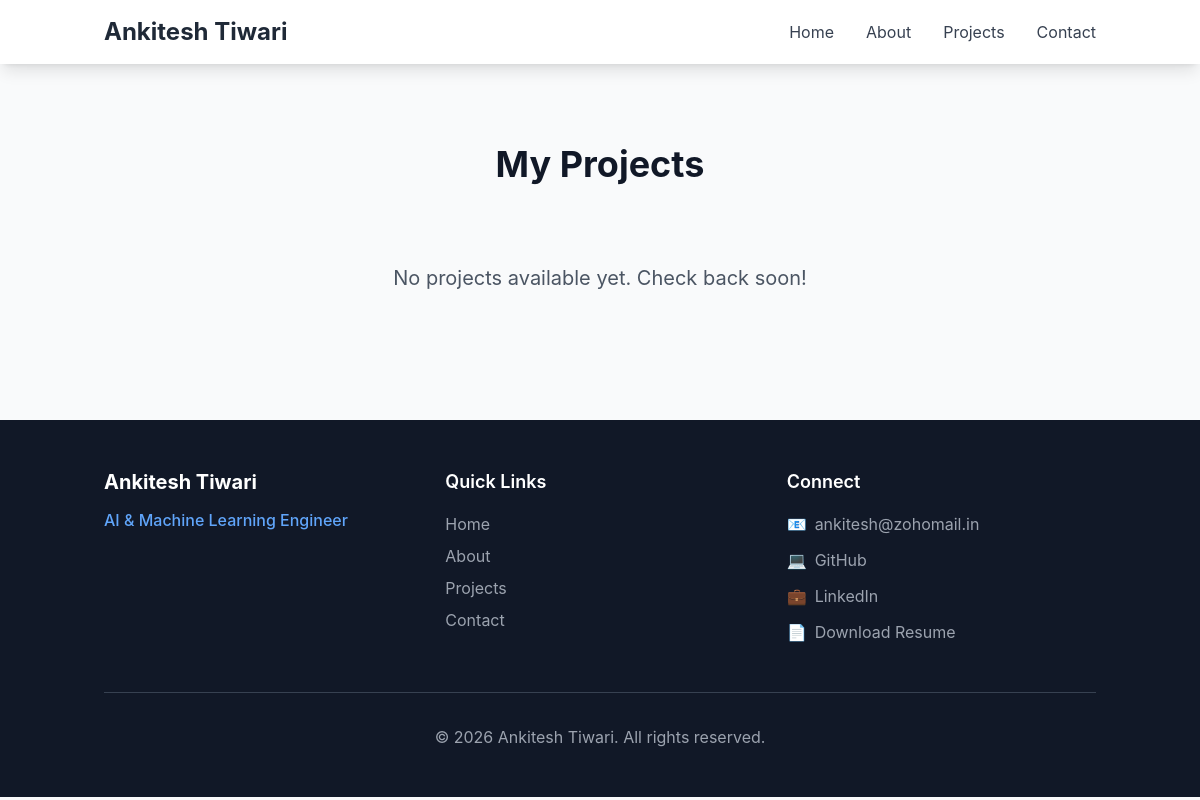
The app's page /projects/, older data.
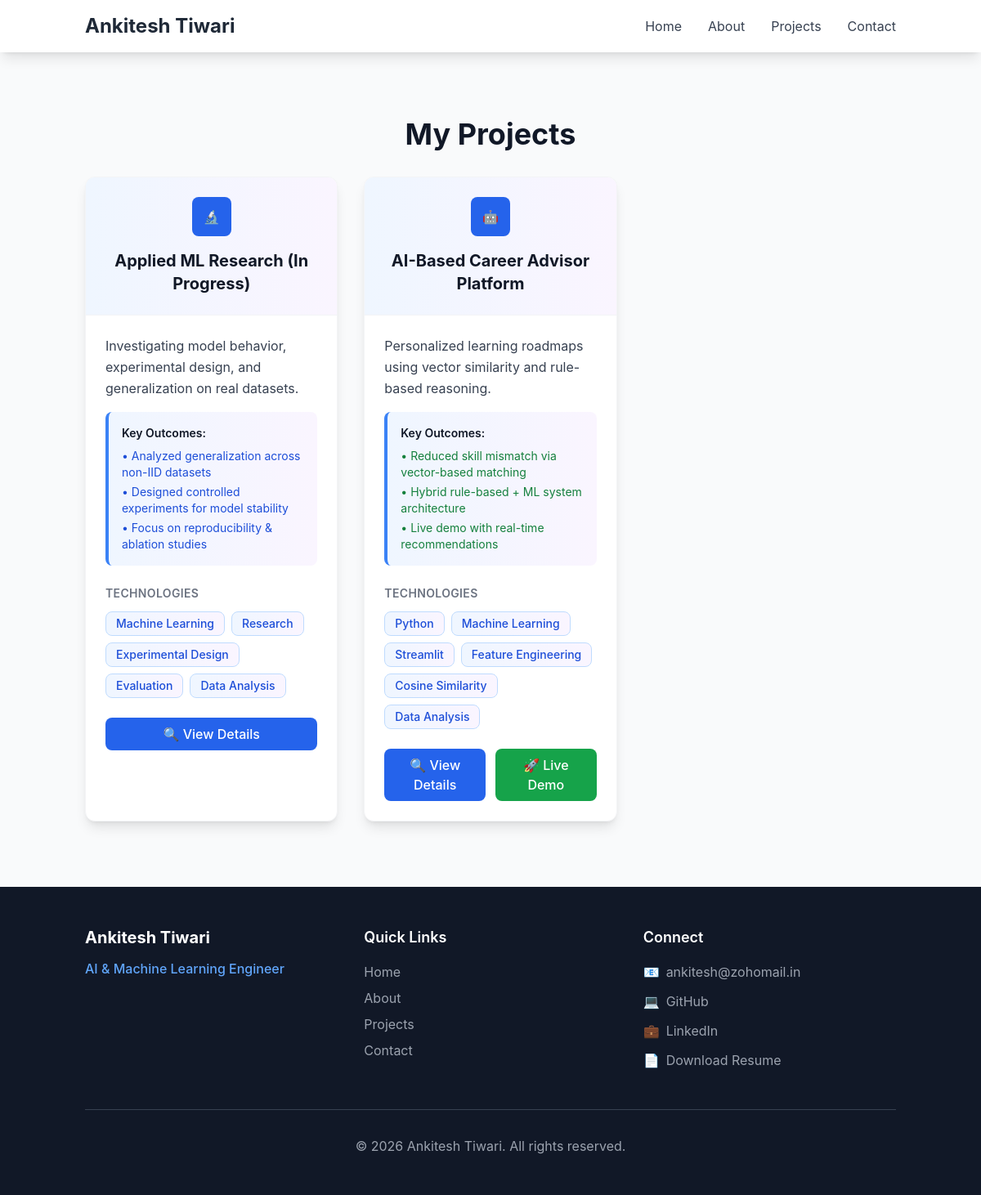
The same page, newer data.
### apps/projects/models.py (models this page shows, shortened)
class Project(models.Model):
    title = models.CharField(max_length=200)
    slug = models.SlugField(unique=True, help_text="URL-friendly version of title")
    description = models.TextField(help_text="Brief description for project cards")
    content = models.TextField(help_text="Full project details")
    technologies = models.CharField(max_length=500, help_text="Comma-separated technologies")
    live_url = models.URLField(blank=True, null=True, help_text="Live project URL")
    github_url = models.URLField(blank=True, null=True, help_text="GitHub repository URL")
    featured_image = models.ImageField(upload_to='projects/', blank=True, null=True)
    order = models.PositiveIntegerField(default=0, help_text="Display order")
    is_featured = models.BooleanField(default=False, help_text="Show in featured section")
    created_at = models.DateTimeField(auto_now_add=True)
    updated_at = models.DateTimeField(auto_now=True)
    class Meta:
        ordering = ['order', '-created_at']
    def get_technologies_list(self):
        return [tech.strip() for tech in self.technologies.split(',') if tech.strip()]

### apps/projects/views.py (the view)
# urls.py: path('', views.project_list, name='list'),
def project_list(request):
    projects = Project.objects.all()
    context = {
        'projects': projects,
    }
    return render(request, 'projects/list.html', context)

### templates/projects/list.html (shortened to what this page needs)
{% extends 'base.html' %}
{% block content %}
<section class="py-20">
    <div class="container mx-auto px-4">
        <h1 class="text-4xl font-bold mb-8 text-center">My Projects</h1>
        {% if projects %}
            <div class="grid grid-cols-1 md:grid-cols-2 lg:grid-cols-3 gap-8">
                {% for project in projects %}
                    {% include 'components/project_card.html' with project=project %}
                {% endfor %}
            </div>
        {% else %}
            <div class="text-center text-gray-600 py-12">
                <p class="text-xl">No projects available yet. Check back soon!</p>
            </div>
        {% endif %}
    </div>
</section>
{% endblock %}

### templates/base.html (shortened to what this page needs)
{% load static %}
<!DOCTYPE html>
<html lang="en">
<head>
    <script src="https://cdn.tailwindcss.com"></script>
    <link rel="stylesheet" href="{% static 'css/style.css' %}">
</head>
<body class="bg-gray-50 text-gray-900">
    {% include 'components/navbar.html' %}
    <main>
        {% block content %}{% endblock %}
    </main>
    {% include 'components/footer.html' %}
</body>
</html>

### templates/components/navbar.html (shortened to what this page needs)
<nav class="bg-white shadow-lg sticky top-0 z-50 backdrop-blur-lg bg-opacity-95">
    <div class="container mx-auto px-4">
        <div class="flex justify-between items-center py-4">
            <div class="flex items-center">
                <a href="{% url 'pages:home' %}" class="text-2xl font-bold text-gray-800 hover:text-blue-600 transition-all duration-300 hover:scale-105">
                    Ankitesh Tiwari
                </a>
            </div>
            <div class="hidden md:flex space-x-8">
                <a href="{% url 'pages:home' %}" class="text-gray-700 hover:text-blue-600 transition-all duration-300 relative group">
                    Home
                </a>
                <a href="{% url 'pages:about' %}" class="text-gray-700 hover:text-blue-600 transition-all duration-300 relative group">
                    About
                </a>
                <a href="{% url 'projects:list' %}" class="text-gray-700 hover:text-blue-600 transition-all duration-300 relative group">
                    Projects
                </a>
                <a href="{% url 'contact:form' %}" class="text-gray-700 hover:text-blue-600 transition-all duration-300 relative group">
                    Contact
                </a>
            </div>
        </div>
    </div>
</nav>

### templates/components/project_card.html (shortened to what this page needs)
<div class="bg-white rounded-xl shadow-lg overflow-hidden hover:shadow-2xl hover:-translate-y-1 transition-all duration-300 border border-gray-100">
    <div class="bg-gradient-to-r from-blue-50 to-purple-50 p-6 border-b border-gray-100">
        <div class="flex items-center justify-center mb-4">
            <div class="w-12 h-12 bg-blue-600 rounded-lg flex items-center justify-center text-white">
                {% if 'Research' in project.title %}
                    🔬
                {% elif 'AI' in project.title %}
                    🤖
                {% else %}
                    🚀
                {% endif %}
            </div>
        </div>
        <h3 class="text-xl font-bold text-center text-gray-900">{{ project.title }}</h3>
    </div>
    <div class="p-6">
        <p class="text-gray-700 mb-4 leading-relaxed">{{ project.description }}</p>
        <div class="bg-gradient-to-r from-blue-50 to-purple-50 rounded-lg p-4 mb-6 border-l-4 border-blue-500">
            <p class="text-sm font-semibold text-gray-900 mb-2">Key Outcomes:</p>
            {% if 'research' in project.title|lower %}
                <ul class="text-blue-700 text-sm space-y-1">
                    <li>• Analyzed generalization across non-IID datasets</li>
                    <li>• Designed controlled experiments for model stability</li>
                    <li>• Focus on reproducibility & ablation studies</li>
                </ul>
            {% else %}
                <ul class="text-green-700 text-sm space-y-1">
                    <li>• Reduced skill mismatch via vector-based matching</li>
                    <li>• Hybrid rule-based + ML system architecture</li>
                    <li>• Live demo with real-time recommendations</li>
                </ul>
            {% endif %}
        </div>
        <div class="mb-6">
            <h4 class="text-sm font-semibold text-gray-500 mb-3 uppercase tracking-wide">Technologies</h4>
            <div class="flex flex-wrap gap-2">
                {% for tech in project.get_technologies_list %}
                    <span class="px-3 py-1 bg-gradient-to-r from-blue-50 to-purple-50 text-blue-700 text-sm rounded-lg border border-blue-200 font-medium">{{ tech }}</span>
                {% endfor %}
            </div>
        </div>
        <div class="flex flex-wrap gap-3">
            <a href="{% url 'projects:detail' project.slug %}" class="flex-1 bg-blue-600 text-white px-4 py-2 rounded-lg hover:bg-blue-700 transition-colors text-center font-medium">
                🔍 View Details
            </a>
            {% if project.live_url %}
                <a href="{{ project.live_url }}" target="_blank" rel="noopener noreferrer" class="flex-1 bg-green-600 text-white px-4 py-2 rounded-lg hover:bg-green-700 transition-colors text-center font-medium">
                    🚀 Live Demo
                </a>
            {% endif %}
        </div>
    </div>
</div>

### templates/components/footer.html
<footer class="bg-gray-900 text-white py-12">
    <div class="container mx-auto px-4">
        <div class="grid md:grid-cols-3 gap-8">
            <div>
                <h3 class="text-xl font-bold mb-3">Ankitesh Tiwari</h3>
                <p class="text-blue-400 font-medium mb-4">AI & Machine Learning Engineer</p>
            </div>
            <div>
                <h4 class="text-lg font-semibold mb-4">Quick Links</h4>
                <div class="space-y-2">
                    <a href="{% url 'pages:home' %}" class="block text-gray-400 hover:text-white transition-colors">Home</a>
                    <a href="{% url 'pages:about' %}" class="block text-gray-400 hover:text-white transition-colors">About</a>
                    <a href="{% url 'projects:list' %}" class="block text-gray-400 hover:text-white transition-colors">Projects</a>
                    <a href="{% url 'contact:form' %}" class="block text-gray-400 hover:text-white transition-colors">Contact</a>
                </div>
            </div>
            <div>
                <h4 class="text-lg font-semibold mb-4">Connect</h4>
                <div class="space-y-3">
                    <a href="mailto:ankitesh@zohomail.in" class="flex items-center text-gray-400 hover:text-white transition-colors">
                        <span class="mr-2">📧</span> ankitesh@zohomail.in
                    </a>
                    <a href="https://github.com/Ankitesh999" target="_blank" rel="noopener noreferrer" class="flex items-center text-gray-400 hover:text-white transition-colors">
                        <span class="mr-2">💻</span> GitHub
                    </a>
                    <a href="https://www.linkedin.com/in/ankiteshtiwari/" target="_blank" rel="noopener noreferrer" class="flex items-center text-gray-400 hover:text-white transition-colors">
                        <span class="mr-2">💼</span> LinkedIn
                    </a>
                    <a href="{% url 'pages:download_resume' %}" class="flex items-center text-gray-400 hover:text-white transition-colors">
                        <span class="mr-2">📄</span> Download Resume
                    </a>
                </div>
            </div>
        </div>
        <div class="mt-12 pt-8 border-t border-gray-700 text-center text-gray-400">
            <p>&copy; {% now "Y" %} Ankitesh Tiwari. All rights reserved.</p>
        </div>
    </div>
</footer>

### static/css/style.css (style rules this page uses)
body { margin: 0; font-family: -apple-system, BlinkMacSystemFont, 'Segoe UI', 'Roboto', 'Oxygen', 'Ubuntu', 'Cantarell', 'Fira Sans', 'Droid Sans', 'Helvetica Neue', sans-serif; -webkit-font-smoothing: antialiased; -moz-osx-font-smoothing: grayscale; }
.fade-in { animation: fadeIn 0.6s ease-out; }

Row changes from the older to the newer data that the page shows:
added Project: title "Applied ML Research (In Progress)", description "Investigating model behavior, experimental design, and generalization on real datasets.", shows "• Analyzed generalization across non-IID datasets", get_technologies_list "Machine Learning" "Research" "Experimental Design" "Evaluation" "Data Analysis"
added Project: title "AI-Based Career Advisor Platform", description "Personalized learning roadmaps using vector similarity and rule-based reasoning.", shows "• Reduced skill mismatch via vector-based matching", get_technologies_list "Python" "Machine Learning" "Streamlit" "Feature Engineering" "Cosine Similarity" "Data Analysis"
Text that changed along with them:
text no longer shown: "No projects available yet. Check back soon!"
